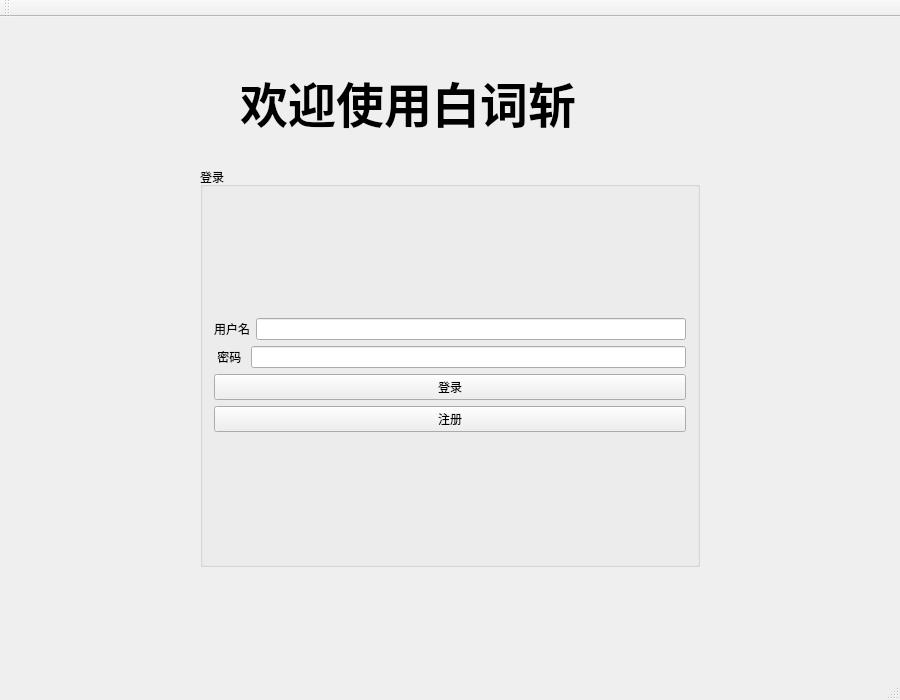
<?xml version="1.0" encoding="UTF-8"?>
<ui version="4.0">
 <class>Login</class>
 <widget class="QMainWindow" name="Login">
  <property name="geometry">
   <rect>
    <x>0</x>
    <y>0</y>
    <width>900</width>
    <height>700</height>
   </rect>
  </property>
  <property name="windowTitle">
   <string>Login</string>
  </property>
  <widget class="QWidget" name="centralWidget">
   <widget class="QGroupBox" name="groupBox">
    <property name="geometry">
     <rect>
      <x>200</x>
      <y>150</y>
      <width>500</width>
      <height>400</height>
     </rect>
    </property>
    <property name="sizePolicy">
     <sizepolicy hsizetype="Preferred" vsizetype="Preferred">
      <horstretch>0</horstretch>
      <verstretch>0</verstretch>
     </sizepolicy>
    </property>
    <property name="title">
     <string>登录</string>
    </property>
    <layout class="QGridLayout" name="gridLayout">
     <item row="0" column="0">
      <layout class="QVBoxLayout" name="verticalLayout_2">
       <item>
        <layout class="QHBoxLayout" name="horizontalLayout">
         <item>
          <widget class="QLabel" name="label">
           <property name="text">
            <string>用户名</string>
           </property>
          </widget>
         </item>
         <item>
          <widget class="QLineEdit" name="lineEdit_username"/>
         </item>
        </layout>
       </item>
       <item>
        <layout class="QHBoxLayout" name="horizontalLayout_2">
         <item>
          <widget class="QLabel" name="label_2">
           <property name="text">
            <string> 密码 </string>
           </property>
          </widget>
         </item>
         <item>
          <widget class="QLineEdit" name="lineEdit_password">
           <property name="echoMode">
            <enum>QLineEdit::Password</enum>
           </property>
          </widget>
         </item>
        </layout>
       </item>
       <item>
        <layout class="QVBoxLayout" name="verticalLayout">
         <item>
          <widget class="QPushButton" name="pushButton_Login">
           <property name="text">
            <string>登录</string>
           </property>
          </widget>
         </item>
         <item>
          <widget class="QPushButton" name="pushButton_Register">
           <property name="text">
            <string>注册</string>
           </property>
          </widget>
         </item>
        </layout>
       </item>
      </layout>
     </item>
    </layout>
   </widget>
   <widget class="QLabel" name="label_3">
    <property name="geometry">
     <rect>
      <x>240</x>
      <y>30</y>
      <width>431</width>
      <height>111</height>
     </rect>
    </property>
    <property name="font">
     <font>
      <family>AR DCHYJianWeiDGB</family>
      <pointsize>36</pointsize>
      <weight>75</weight>
      <bold>true</bold>
     </font>
    </property>
    <property name="text">
     <string>欢迎使用白词斩</string>
    </property>
   </widget>
  </widget>
  <widget class="QMenuBar" name="menuBar">
   <property name="geometry">
    <rect>
     <x>0</x>
     <y>0</y>
     <width>900</width>
     <height>26</height>
    </rect>
   </property>
  </widget>
  <widget class="QToolBar" name="mainToolBar">
   <attribute name="toolBarArea">
    <enum>TopToolBarArea</enum>
   </attribute>
   <attribute name="toolBarBreak">
    <bool>false</bool>
   </attribute>
  </widget>
  <widget class="QStatusBar" name="statusBar"/>
 </widget>
 <layoutdefault spacing="6" margin="11"/>
 <resources/>
 <connections/>
</ui>
